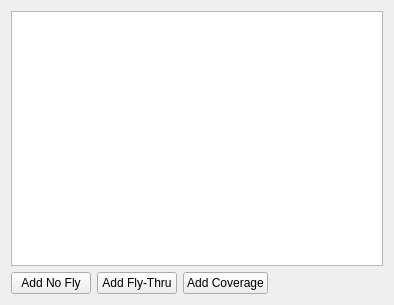
<?xml version="1.0" encoding="UTF-8"?>
<ui version="4.0">
 <class>FlightTaskAreaObjectEditWidget</class>
 <widget class="QWidget" name="FlightTaskAreaObjectEditWidget">
  <property name="geometry">
   <rect>
    <x>0</x>
    <y>0</y>
    <width>394</width>
    <height>305</height>
   </rect>
  </property>
  <property name="windowTitle">
   <string>Edit Tasks</string>
  </property>
  <layout class="QVBoxLayout" name="verticalLayout">
   <item>
    <widget class="QListView" name="taskListView"/>
   </item>
   <item>
    <layout class="QHBoxLayout" name="horizontalLayout">
     <item>
      <widget class="QPushButton" name="addNoFlyButton">
       <property name="text">
        <string>Add No Fly</string>
       </property>
      </widget>
     </item>
     <item>
      <widget class="QPushButton" name="AddFlyThruButton">
       <property name="text">
        <string>Add Fly-Thru</string>
       </property>
      </widget>
     </item>
     <item>
      <widget class="QPushButton" name="coverageButton">
       <property name="text">
        <string>Add Coverage</string>
       </property>
      </widget>
     </item>
     <item>
      <spacer name="horizontalSpacer">
       <property name="orientation">
        <enum>Qt::Horizontal</enum>
       </property>
       <property name="sizeHint" stdset="0">
        <size>
         <width>40</width>
         <height>20</height>
        </size>
       </property>
      </spacer>
     </item>
    </layout>
   </item>
  </layout>
 </widget>
 <resources/>
 <connections/>
</ui>
